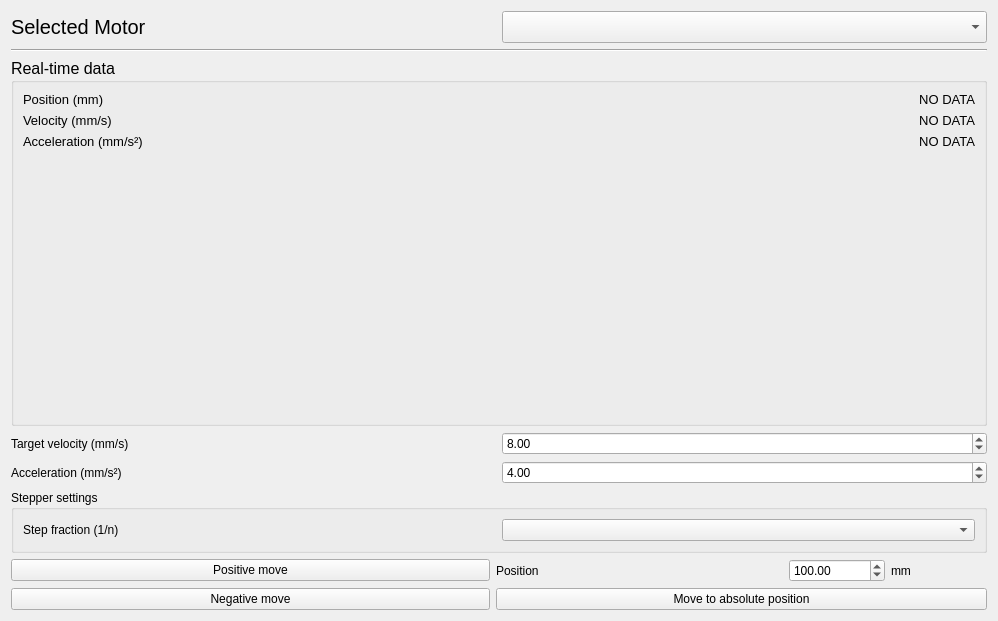
<?xml version="1.0" encoding="UTF-8"?>
<ui version="4.0">
 <class>MotorTestView</class>
 <widget class="QWidget" name="MotorTestView">
  <property name="geometry">
   <rect>
    <x>0</x>
    <y>0</y>
    <width>998</width>
    <height>621</height>
   </rect>
  </property>
  <property name="windowTitle">
   <string>Form</string>
  </property>
  <layout class="QGridLayout" name="gridLayout_15" rowstretch="0,0,1,0,0,0,0">
   <item row="6" column="0" colspan="2">
    <layout class="QGridLayout" name="gridLayout" columnstretch="5,3,1,1">
     <item row="0" column="1">
      <widget class="QLabel" name="label_37">
       <property name="text">
        <string>Position</string>
       </property>
      </widget>
     </item>
     <item row="0" column="0">
      <widget class="QPushButton" name="btnJogPos">
       <property name="text">
        <string>Positive move</string>
       </property>
      </widget>
     </item>
     <item row="1" column="0">
      <widget class="QPushButton" name="btnJogNeg">
       <property name="text">
        <string>Negative move</string>
       </property>
      </widget>
     </item>
     <item row="0" column="2">
      <widget class="QDoubleSpinBox" name="spinTargetPos">
       <property name="minimum">
        <double>-100000.000000000000000</double>
       </property>
       <property name="maximum">
        <double>100000.000000000000000</double>
       </property>
       <property name="singleStep">
        <double>0.500000000000000</double>
       </property>
       <property name="stepType">
        <enum>QAbstractSpinBox::StepType::DefaultStepType</enum>
       </property>
       <property name="value">
        <double>100.000000000000000</double>
       </property>
      </widget>
     </item>
     <item row="0" column="3">
      <widget class="QLabel" name="label_36">
       <property name="sizePolicy">
        <sizepolicy hsizetype="Minimum" vsizetype="Preferred">
         <horstretch>0</horstretch>
         <verstretch>0</verstretch>
        </sizepolicy>
       </property>
       <property name="minimumSize">
        <size>
         <width>0</width>
         <height>0</height>
        </size>
       </property>
       <property name="text">
        <string>mm</string>
       </property>
      </widget>
     </item>
     <item row="1" column="1" colspan="3">
      <widget class="QPushButton" name="btnGoAbs">
       <property name="text">
        <string>Move to absolute position</string>
       </property>
      </widget>
     </item>
    </layout>
   </item>
   <item row="1" column="0" colspan="2">
    <widget class="Line" name="line_5">
     <property name="orientation">
      <enum>Qt::Orientation::Horizontal</enum>
     </property>
    </widget>
   </item>
   <item row="4" column="0">
    <widget class="QLabel" name="label_39">
     <property name="text">
      <string>Acceleration (mm/s²)</string>
     </property>
    </widget>
   </item>
   <item row="5" column="0" colspan="2">
    <widget class="QGroupBox" name="grpStepperSettings">
     <property name="title">
      <string>Stepper settings</string>
     </property>
     <layout class="QGridLayout" name="gridLayout_13">
      <item row="0" column="1">
       <widget class="QComboBox" name="cbStepFraction"/>
      </item>
      <item row="0" column="0">
       <widget class="QLabel" name="label_35">
        <property name="text">
         <string>Step fraction (1/n)</string>
        </property>
       </widget>
      </item>
     </layout>
    </widget>
   </item>
   <item row="3" column="1">
    <widget class="QDoubleSpinBox" name="spinVelocity">
     <property name="value">
      <double>8.000000000000000</double>
     </property>
    </widget>
   </item>
   <item row="0" column="1">
    <widget class="QComboBox" name="cbMotorSelect">
     <property name="font">
      <font>
       <pointsize>15</pointsize>
      </font>
     </property>
    </widget>
   </item>
   <item row="0" column="0">
    <widget class="QLabel" name="label_19">
     <property name="font">
      <font>
       <pointsize>15</pointsize>
      </font>
     </property>
     <property name="text">
      <string>Selected Motor</string>
     </property>
    </widget>
   </item>
   <item row="2" column="0" colspan="2">
    <widget class="QGroupBox" name="grpKinematics">
     <property name="font">
      <font>
       <pointsize>12</pointsize>
      </font>
     </property>
     <property name="title">
      <string>Real-time data</string>
     </property>
     <layout class="QGridLayout" name="gridLayout_12" rowstretch="0,0,0,1">
      <item row="0" column="0">
       <widget class="QLabel" name="label_34">
        <property name="font">
         <font>
          <pointsize>10</pointsize>
         </font>
        </property>
        <property name="text">
         <string>Position (mm)</string>
        </property>
       </widget>
      </item>
      <item row="3" column="2">
       <widget class="Kub3::Tools::Tester::RealTimeCurveWidget" name="plotAcceleration" native="true"/>
      </item>
      <item row="1" column="2">
       <widget class="QLabel" name="lblSpd">
        <property name="font">
         <font>
          <pointsize>10</pointsize>
         </font>
        </property>
        <property name="layoutDirection">
         <enum>Qt::LayoutDirection::LeftToRight</enum>
        </property>
        <property name="text">
         <string>NO DATA</string>
        </property>
        <property name="alignment">
         <set>Qt::AlignmentFlag::AlignRight|Qt::AlignmentFlag::AlignTrailing|Qt::AlignmentFlag::AlignVCenter</set>
        </property>
       </widget>
      </item>
      <item row="2" column="0">
       <widget class="QLabel" name="label_32">
        <property name="font">
         <font>
          <pointsize>10</pointsize>
         </font>
        </property>
        <property name="text">
         <string>Acceleration (mm/s²)</string>
        </property>
       </widget>
      </item>
      <item row="3" column="0">
       <widget class="Kub3::Tools::Tester::RealTimeCurveWidget" name="plotPosition" native="true"/>
      </item>
      <item row="1" column="0">
       <widget class="QLabel" name="label_33">
        <property name="font">
         <font>
          <pointsize>10</pointsize>
         </font>
        </property>
        <property name="text">
         <string>Velocity (mm/s)</string>
        </property>
       </widget>
      </item>
      <item row="3" column="1">
       <widget class="Kub3::Tools::Tester::RealTimeCurveWidget" name="plotSpeed" native="true"/>
      </item>
      <item row="2" column="2">
       <widget class="QLabel" name="lblAcc">
        <property name="font">
         <font>
          <pointsize>10</pointsize>
         </font>
        </property>
        <property name="layoutDirection">
         <enum>Qt::LayoutDirection::LeftToRight</enum>
        </property>
        <property name="text">
         <string>NO DATA</string>
        </property>
        <property name="alignment">
         <set>Qt::AlignmentFlag::AlignRight|Qt::AlignmentFlag::AlignTrailing|Qt::AlignmentFlag::AlignVCenter</set>
        </property>
       </widget>
      </item>
      <item row="0" column="2">
       <widget class="QLabel" name="lblPos">
        <property name="font">
         <font>
          <pointsize>10</pointsize>
         </font>
        </property>
        <property name="layoutDirection">
         <enum>Qt::LayoutDirection::LeftToRight</enum>
        </property>
        <property name="text">
         <string>NO DATA</string>
        </property>
        <property name="alignment">
         <set>Qt::AlignmentFlag::AlignRight|Qt::AlignmentFlag::AlignTrailing|Qt::AlignmentFlag::AlignVCenter</set>
        </property>
       </widget>
      </item>
     </layout>
    </widget>
   </item>
   <item row="4" column="1">
    <widget class="QDoubleSpinBox" name="spinAcceleration">
     <property name="value">
      <double>4.000000000000000</double>
     </property>
    </widget>
   </item>
   <item row="3" column="0">
    <widget class="QLabel" name="label_38">
     <property name="text">
      <string>Target velocity (mm/s)</string>
     </property>
    </widget>
   </item>
  </layout>
 </widget>
 <customwidgets>
  <customwidget>
   <class>Kub3::Tools::Tester::RealTimeCurveWidget</class>
   <extends>QWidget</extends>
   <header location="global">views/components/RealTimeCurveWidget.h</header>
   <container>1</container>
  </customwidget>
 </customwidgets>
 <resources/>
 <connections/>
</ui>
